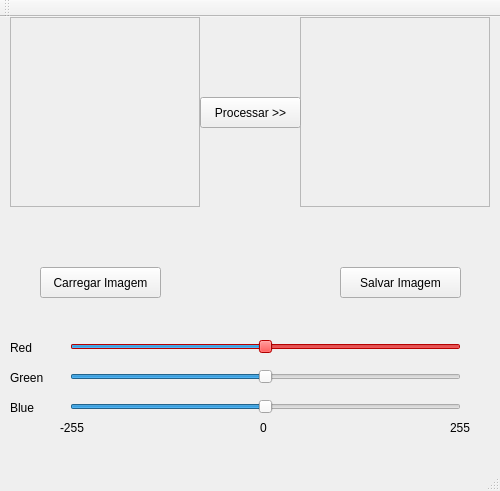
<?xml version="1.0" encoding="UTF-8"?>
<ui version="4.0">
 <class>MainWindow</class>
 <widget class="QMainWindow" name="MainWindow">
  <property name="geometry">
   <rect>
    <x>0</x>
    <y>0</y>
    <width>500</width>
    <height>491</height>
   </rect>
  </property>
  <property name="windowTitle">
   <string>MainWindow</string>
  </property>
  <widget class="QWidget" name="centralWidget">
   <widget class="QScrollArea" name="scrollOrig">
    <property name="geometry">
     <rect>
      <x>10</x>
      <y>0</y>
      <width>190</width>
      <height>190</height>
     </rect>
    </property>
    <property name="widgetResizable">
     <bool>true</bool>
    </property>
    <widget class="QWidget" name="scrollAreaWidgetContents">
     <property name="geometry">
      <rect>
       <x>0</x>
       <y>0</y>
       <width>188</width>
       <height>188</height>
      </rect>
     </property>
    </widget>
   </widget>
   <widget class="QScrollArea" name="scrollFinal">
    <property name="geometry">
     <rect>
      <x>300</x>
      <y>0</y>
      <width>190</width>
      <height>190</height>
     </rect>
    </property>
    <property name="widgetResizable">
     <bool>true</bool>
    </property>
    <widget class="QWidget" name="scrollAreaWidgetContents_2">
     <property name="geometry">
      <rect>
       <x>0</x>
       <y>0</y>
       <width>188</width>
       <height>188</height>
      </rect>
     </property>
    </widget>
   </widget>
   <widget class="QPushButton" name="pushProcess">
    <property name="geometry">
     <rect>
      <x>200</x>
      <y>80</y>
      <width>101</width>
      <height>31</height>
     </rect>
    </property>
    <property name="text">
     <string>Processar &gt;&gt;</string>
    </property>
   </widget>
   <widget class="QPushButton" name="pushLoad">
    <property name="geometry">
     <rect>
      <x>40</x>
      <y>250</y>
      <width>121</width>
      <height>31</height>
     </rect>
    </property>
    <property name="text">
     <string>Carregar Imagem</string>
    </property>
   </widget>
   <widget class="QPushButton" name="pushSave">
    <property name="geometry">
     <rect>
      <x>340</x>
      <y>250</y>
      <width>121</width>
      <height>31</height>
     </rect>
    </property>
    <property name="text">
     <string>Salvar Imagem</string>
    </property>
   </widget>
   <widget class="QSlider" name="sliderR">
    <property name="geometry">
     <rect>
      <x>70</x>
      <y>320</y>
      <width>391</width>
      <height>20</height>
     </rect>
    </property>
    <property name="palette">
     <palette>
      <active>
       <colorrole role="WindowText">
        <brush brushstyle="SolidPattern">
         <color alpha="255">
          <red>0</red>
          <green>0</green>
          <blue>0</blue>
         </color>
        </brush>
       </colorrole>
       <colorrole role="Button">
        <brush brushstyle="SolidPattern">
         <color alpha="255">
          <red>255</red>
          <green>0</green>
          <blue>0</blue>
         </color>
        </brush>
       </colorrole>
       <colorrole role="Light">
        <brush brushstyle="SolidPattern">
         <color alpha="255">
          <red>255</red>
          <green>127</green>
          <blue>127</blue>
         </color>
        </brush>
       </colorrole>
       <colorrole role="Midlight">
        <brush brushstyle="SolidPattern">
         <color alpha="255">
          <red>255</red>
          <green>63</green>
          <blue>63</blue>
         </color>
        </brush>
       </colorrole>
       <colorrole role="Dark">
        <brush brushstyle="SolidPattern">
         <color alpha="255">
          <red>127</red>
          <green>0</green>
          <blue>0</blue>
         </color>
        </brush>
       </colorrole>
       <colorrole role="Mid">
        <brush brushstyle="SolidPattern">
         <color alpha="255">
          <red>170</red>
          <green>0</green>
          <blue>0</blue>
         </color>
        </brush>
       </colorrole>
       <colorrole role="Text">
        <brush brushstyle="SolidPattern">
         <color alpha="255">
          <red>0</red>
          <green>0</green>
          <blue>0</blue>
         </color>
        </brush>
       </colorrole>
       <colorrole role="BrightText">
        <brush brushstyle="SolidPattern">
         <color alpha="255">
          <red>255</red>
          <green>255</green>
          <blue>255</blue>
         </color>
        </brush>
       </colorrole>
       <colorrole role="ButtonText">
        <brush brushstyle="SolidPattern">
         <color alpha="255">
          <red>0</red>
          <green>0</green>
          <blue>0</blue>
         </color>
        </brush>
       </colorrole>
       <colorrole role="Base">
        <brush brushstyle="SolidPattern">
         <color alpha="255">
          <red>255</red>
          <green>255</green>
          <blue>255</blue>
         </color>
        </brush>
       </colorrole>
       <colorrole role="Window">
        <brush brushstyle="SolidPattern">
         <color alpha="255">
          <red>255</red>
          <green>0</green>
          <blue>0</blue>
         </color>
        </brush>
       </colorrole>
       <colorrole role="Shadow">
        <brush brushstyle="SolidPattern">
         <color alpha="255">
          <red>0</red>
          <green>0</green>
          <blue>0</blue>
         </color>
        </brush>
       </colorrole>
       <colorrole role="AlternateBase">
        <brush brushstyle="SolidPattern">
         <color alpha="255">
          <red>255</red>
          <green>127</green>
          <blue>127</blue>
         </color>
        </brush>
       </colorrole>
       <colorrole role="ToolTipBase">
        <brush brushstyle="SolidPattern">
         <color alpha="255">
          <red>255</red>
          <green>255</green>
          <blue>220</blue>
         </color>
        </brush>
       </colorrole>
       <colorrole role="ToolTipText">
        <brush brushstyle="SolidPattern">
         <color alpha="255">
          <red>0</red>
          <green>0</green>
          <blue>0</blue>
         </color>
        </brush>
       </colorrole>
      </active>
      <inactive>
       <colorrole role="WindowText">
        <brush brushstyle="SolidPattern">
         <color alpha="255">
          <red>0</red>
          <green>0</green>
          <blue>0</blue>
         </color>
        </brush>
       </colorrole>
       <colorrole role="Button">
        <brush brushstyle="SolidPattern">
         <color alpha="255">
          <red>255</red>
          <green>0</green>
          <blue>0</blue>
         </color>
        </brush>
       </colorrole>
       <colorrole role="Light">
        <brush brushstyle="SolidPattern">
         <color alpha="255">
          <red>255</red>
          <green>127</green>
          <blue>127</blue>
         </color>
        </brush>
       </colorrole>
       <colorrole role="Midlight">
        <brush brushstyle="SolidPattern">
         <color alpha="255">
          <red>255</red>
          <green>63</green>
          <blue>63</blue>
         </color>
        </brush>
       </colorrole>
       <colorrole role="Dark">
        <brush brushstyle="SolidPattern">
         <color alpha="255">
          <red>127</red>
          <green>0</green>
          <blue>0</blue>
         </color>
        </brush>
       </colorrole>
       <colorrole role="Mid">
        <brush brushstyle="SolidPattern">
         <color alpha="255">
          <red>170</red>
          <green>0</green>
          <blue>0</blue>
         </color>
        </brush>
       </colorrole>
       <colorrole role="Text">
        <brush brushstyle="SolidPattern">
         <color alpha="255">
          <red>0</red>
          <green>0</green>
          <blue>0</blue>
         </color>
        </brush>
       </colorrole>
       <colorrole role="BrightText">
        <brush brushstyle="SolidPattern">
         <color alpha="255">
          <red>255</red>
          <green>255</green>
          <blue>255</blue>
         </color>
        </brush>
       </colorrole>
       <colorrole role="ButtonText">
        <brush brushstyle="SolidPattern">
         <color alpha="255">
          <red>0</red>
          <green>0</green>
          <blue>0</blue>
         </color>
        </brush>
       </colorrole>
       <colorrole role="Base">
        <brush brushstyle="SolidPattern">
         <color alpha="255">
          <red>255</red>
          <green>255</green>
          <blue>255</blue>
         </color>
        </brush>
       </colorrole>
       <colorrole role="Window">
        <brush brushstyle="SolidPattern">
         <color alpha="255">
          <red>255</red>
          <green>0</green>
          <blue>0</blue>
         </color>
        </brush>
       </colorrole>
       <colorrole role="Shadow">
        <brush brushstyle="SolidPattern">
         <color alpha="255">
          <red>0</red>
          <green>0</green>
          <blue>0</blue>
         </color>
        </brush>
       </colorrole>
       <colorrole role="AlternateBase">
        <brush brushstyle="SolidPattern">
         <color alpha="255">
          <red>255</red>
          <green>127</green>
          <blue>127</blue>
         </color>
        </brush>
       </colorrole>
       <colorrole role="ToolTipBase">
        <brush brushstyle="SolidPattern">
         <color alpha="255">
          <red>255</red>
          <green>255</green>
          <blue>220</blue>
         </color>
        </brush>
       </colorrole>
       <colorrole role="ToolTipText">
        <brush brushstyle="SolidPattern">
         <color alpha="255">
          <red>0</red>
          <green>0</green>
          <blue>0</blue>
         </color>
        </brush>
       </colorrole>
      </inactive>
      <disabled>
       <colorrole role="WindowText">
        <brush brushstyle="SolidPattern">
         <color alpha="255">
          <red>127</red>
          <green>0</green>
          <blue>0</blue>
         </color>
        </brush>
       </colorrole>
       <colorrole role="Button">
        <brush brushstyle="SolidPattern">
         <color alpha="255">
          <red>255</red>
          <green>0</green>
          <blue>0</blue>
         </color>
        </brush>
       </colorrole>
       <colorrole role="Light">
        <brush brushstyle="SolidPattern">
         <color alpha="255">
          <red>255</red>
          <green>127</green>
          <blue>127</blue>
         </color>
        </brush>
       </colorrole>
       <colorrole role="Midlight">
        <brush brushstyle="SolidPattern">
         <color alpha="255">
          <red>255</red>
          <green>63</green>
          <blue>63</blue>
         </color>
        </brush>
       </colorrole>
       <colorrole role="Dark">
        <brush brushstyle="SolidPattern">
         <color alpha="255">
          <red>127</red>
          <green>0</green>
          <blue>0</blue>
         </color>
        </brush>
       </colorrole>
       <colorrole role="Mid">
        <brush brushstyle="SolidPattern">
         <color alpha="255">
          <red>170</red>
          <green>0</green>
          <blue>0</blue>
         </color>
        </brush>
       </colorrole>
       <colorrole role="Text">
        <brush brushstyle="SolidPattern">
         <color alpha="255">
          <red>127</red>
          <green>0</green>
          <blue>0</blue>
         </color>
        </brush>
       </colorrole>
       <colorrole role="BrightText">
        <brush brushstyle="SolidPattern">
         <color alpha="255">
          <red>255</red>
          <green>255</green>
          <blue>255</blue>
         </color>
        </brush>
       </colorrole>
       <colorrole role="ButtonText">
        <brush brushstyle="SolidPattern">
         <color alpha="255">
          <red>127</red>
          <green>0</green>
          <blue>0</blue>
         </color>
        </brush>
       </colorrole>
       <colorrole role="Base">
        <brush brushstyle="SolidPattern">
         <color alpha="255">
          <red>255</red>
          <green>0</green>
          <blue>0</blue>
         </color>
        </brush>
       </colorrole>
       <colorrole role="Window">
        <brush brushstyle="SolidPattern">
         <color alpha="255">
          <red>255</red>
          <green>0</green>
          <blue>0</blue>
         </color>
        </brush>
       </colorrole>
       <colorrole role="Shadow">
        <brush brushstyle="SolidPattern">
         <color alpha="255">
          <red>0</red>
          <green>0</green>
          <blue>0</blue>
         </color>
        </brush>
       </colorrole>
       <colorrole role="AlternateBase">
        <brush brushstyle="SolidPattern">
         <color alpha="255">
          <red>255</red>
          <green>0</green>
          <blue>0</blue>
         </color>
        </brush>
       </colorrole>
       <colorrole role="ToolTipBase">
        <brush brushstyle="SolidPattern">
         <color alpha="255">
          <red>255</red>
          <green>255</green>
          <blue>220</blue>
         </color>
        </brush>
       </colorrole>
       <colorrole role="ToolTipText">
        <brush brushstyle="SolidPattern">
         <color alpha="255">
          <red>0</red>
          <green>0</green>
          <blue>0</blue>
         </color>
        </brush>
       </colorrole>
      </disabled>
     </palette>
    </property>
    <property name="minimum">
     <number>-256</number>
    </property>
    <property name="maximum">
     <number>256</number>
    </property>
    <property name="singleStep">
     <number>15</number>
    </property>
    <property name="pageStep">
     <number>15</number>
    </property>
    <property name="sliderPosition">
     <number>0</number>
    </property>
    <property name="orientation">
     <enum>Qt::Horizontal</enum>
    </property>
   </widget>
   <widget class="QSlider" name="sliderG">
    <property name="geometry">
     <rect>
      <x>70</x>
      <y>350</y>
      <width>391</width>
      <height>20</height>
     </rect>
    </property>
    <property name="minimum">
     <number>-256</number>
    </property>
    <property name="maximum">
     <number>256</number>
    </property>
    <property name="singleStep">
     <number>15</number>
    </property>
    <property name="pageStep">
     <number>15</number>
    </property>
    <property name="orientation">
     <enum>Qt::Horizontal</enum>
    </property>
   </widget>
   <widget class="QSlider" name="sliderB">
    <property name="geometry">
     <rect>
      <x>70</x>
      <y>380</y>
      <width>391</width>
      <height>20</height>
     </rect>
    </property>
    <property name="minimum">
     <number>-256</number>
    </property>
    <property name="maximum">
     <number>256</number>
    </property>
    <property name="singleStep">
     <number>15</number>
    </property>
    <property name="pageStep">
     <number>15</number>
    </property>
    <property name="orientation">
     <enum>Qt::Horizontal</enum>
    </property>
   </widget>
   <widget class="QLabel" name="label">
    <property name="geometry">
     <rect>
      <x>10</x>
      <y>320</y>
      <width>66</width>
      <height>21</height>
     </rect>
    </property>
    <property name="text">
     <string>Red</string>
    </property>
   </widget>
   <widget class="QLabel" name="label_2">
    <property name="geometry">
     <rect>
      <x>10</x>
      <y>350</y>
      <width>66</width>
      <height>21</height>
     </rect>
    </property>
    <property name="text">
     <string>Green</string>
    </property>
   </widget>
   <widget class="QLabel" name="label_3">
    <property name="geometry">
     <rect>
      <x>10</x>
      <y>380</y>
      <width>66</width>
      <height>21</height>
     </rect>
    </property>
    <property name="text">
     <string>Blue</string>
    </property>
   </widget>
   <widget class="QLabel" name="label_4">
    <property name="geometry">
     <rect>
      <x>260</x>
      <y>400</y>
      <width>66</width>
      <height>21</height>
     </rect>
    </property>
    <property name="text">
     <string>0</string>
    </property>
   </widget>
   <widget class="QLabel" name="label_5">
    <property name="geometry">
     <rect>
      <x>450</x>
      <y>400</y>
      <width>66</width>
      <height>21</height>
     </rect>
    </property>
    <property name="text">
     <string>255</string>
    </property>
   </widget>
   <widget class="QLabel" name="label_6">
    <property name="geometry">
     <rect>
      <x>60</x>
      <y>400</y>
      <width>66</width>
      <height>21</height>
     </rect>
    </property>
    <property name="text">
     <string>-255</string>
    </property>
   </widget>
  </widget>
  <widget class="QMenuBar" name="menuBar">
   <property name="geometry">
    <rect>
     <x>0</x>
     <y>0</y>
     <width>500</width>
     <height>27</height>
    </rect>
   </property>
  </widget>
  <widget class="QToolBar" name="mainToolBar">
   <attribute name="toolBarArea">
    <enum>TopToolBarArea</enum>
   </attribute>
   <attribute name="toolBarBreak">
    <bool>false</bool>
   </attribute>
  </widget>
  <widget class="QStatusBar" name="statusBar"/>
 </widget>
 <layoutdefault spacing="6" margin="11"/>
 <resources/>
 <connections/>
</ui>
